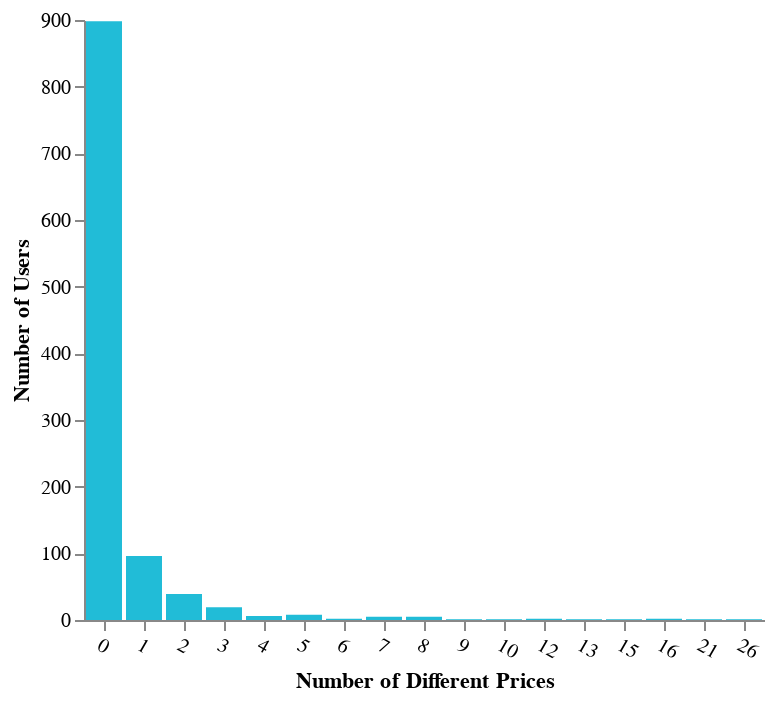

Here is the notebook cell this chart was saved with:
### Code cell
cp.n_prices_per_users_df_chart(dp.n_prices_per_users_df)

### Figure 1 — Vega-Lite specification as saved in the notebook (floating-point values rounded to 4 significant figures)
{"config": {"view": {"continuousWidth": 400, "continuousHeight": 300, "strokeOpacity": 0}, "axis": {"grid": false}, "axisX": {"labelAngle": 0}, "mark": {"color": "#21bcd7"}}, "data": {"name": "data-52992c29107628a757e82763fc3fad1c"}, "mark": "bar", "encoding": {"tooltip": [{"field": "Number of Different Prices", "type": "quantitative"}, {"field": "Number of Users", "type": "quantitative"}], "x": {"axis": {"labelAngle": 30, "tickBand": "center", "tickCount": 10}, "field": "Number of Different Prices", "type": "nominal"}, "y": {"field": "Number of Users", "type": "quantitative"}}, "height": 300, "$schema": "https://vega.github.io/schema/vega-lite/v4.17.0.json", "datasets": {"data-52992c29107628a757e82763fc3fad1c": [{"Number of Different Prices": 0, "Number of Users": 898}, {"Number of Different Prices": 1, "Number of Users": 96}, {"Number of Different Prices": 2, "Number of Users": 39}, {"Number of Different Prices": 3, "Number of Users": 19}, {"Number of Different Prices": 4, "Number of Users": 6}, {"Number of Different Prices": 5, "Number of Users": 8}, {"Number of Different Prices": 6, "Number of Users": 2}, {"Number of Different Prices": 7, "Number of Users": 5}, {"Number of Different Prices": 8, "Number of Users": 5}, {"Number of Different Prices": 9, "Number of Users": 1}, {"Number of Different Prices": 10, "Number of Users": 1}, {"Number of Different Prices": 12, "Number of Users": 2}, {"Number of Different Prices": 13, "Number of Users": 1}, {"Number of Different Prices": 15, "Number of Users": 1}, {"Number of Different Prices": 16, "Number of Users": 2}, {"Number of Different Prices": 21, "Number of Users": 1}, {"Number of Different Prices": 26, "Number of Users": 1}]}}
